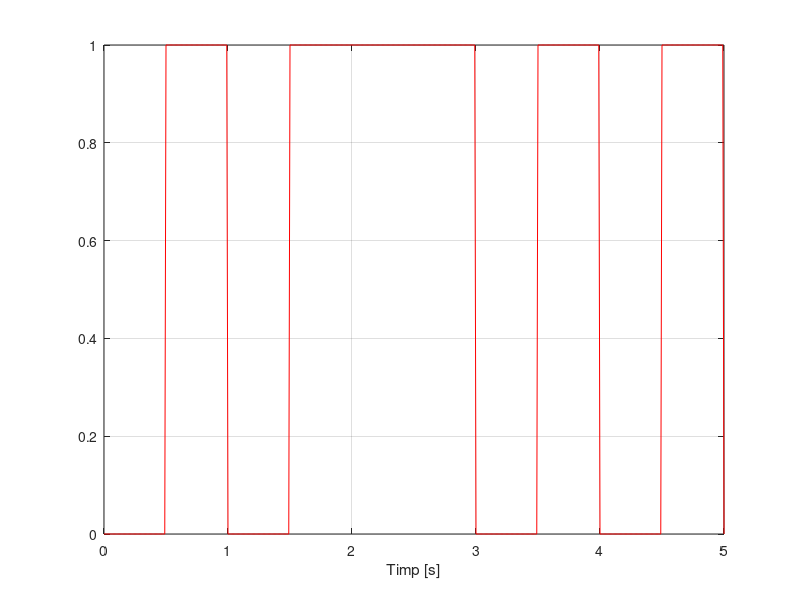
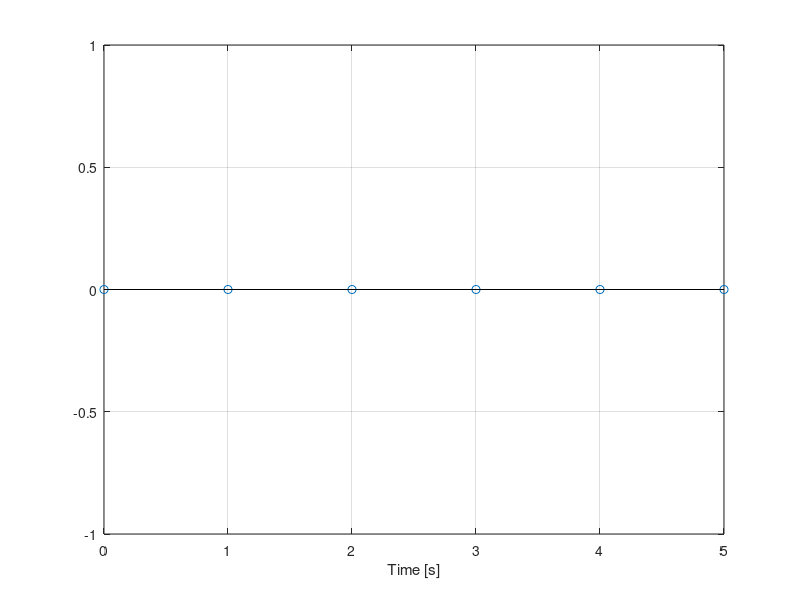

MATLAB code to generate these figures, in order:
T=0.5;
Fs=12;
t=0:0.01:5;  %vom reprezenta 5ms de semnal
s=zeros(1, length(t));
q=length(t);
m=0;
for r=0:0.01:5          % constuim vectorul generand numai in puncte 
                        % multiple de 0.5 elemente binare aleatoare
    m=m+1;
    if floor(r/0.5)==(r/0.5)
        s(m)=randi([0,1],1);
        
    end
end

n=0;
b=0;
p=0;
k=0;
m=length(t)
for r=0:0.01:5
    j=0;                        % verificam daca in punctele multiple de 0.5                               
    n=n+1;                      % avem 0 sau 1 si facem toate punctele care
    if floor(r/0.5)==(r/0.5)    % urmeaza pana la urmatorul multiplu de 0.5
        if(n<m)                 % sa aiba aceeasi valoare
        if s(n)==1            
            s(n:n+49)=1;
        else
            s(n:n+49)=0;
        end
        end
    end
end
length(s)
figure (1)
plot(t,s,'r'),xlabel('Timp [s]'),grid
    
F=1/0.5*1000;
Fs=12000;
w0=2*pi*F/Fs;
N=0.5*12;
r=0:N-1;
se=zeros(1,length(r))
for q=1:1:length(r)
    se(q)=s(1,1);
end

figure (2)

stem(r,se),xlabel('Time [s]'),grid
        
          

